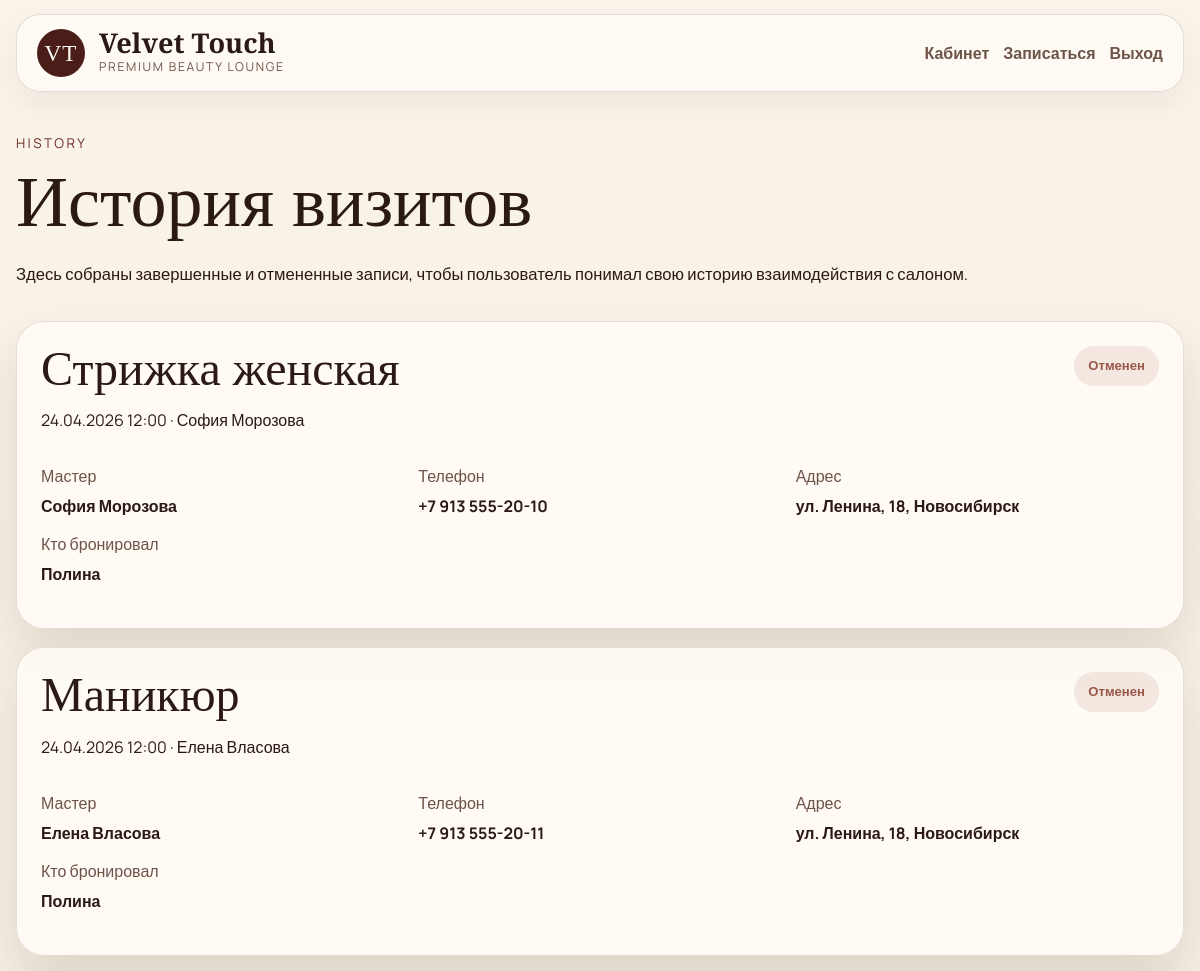
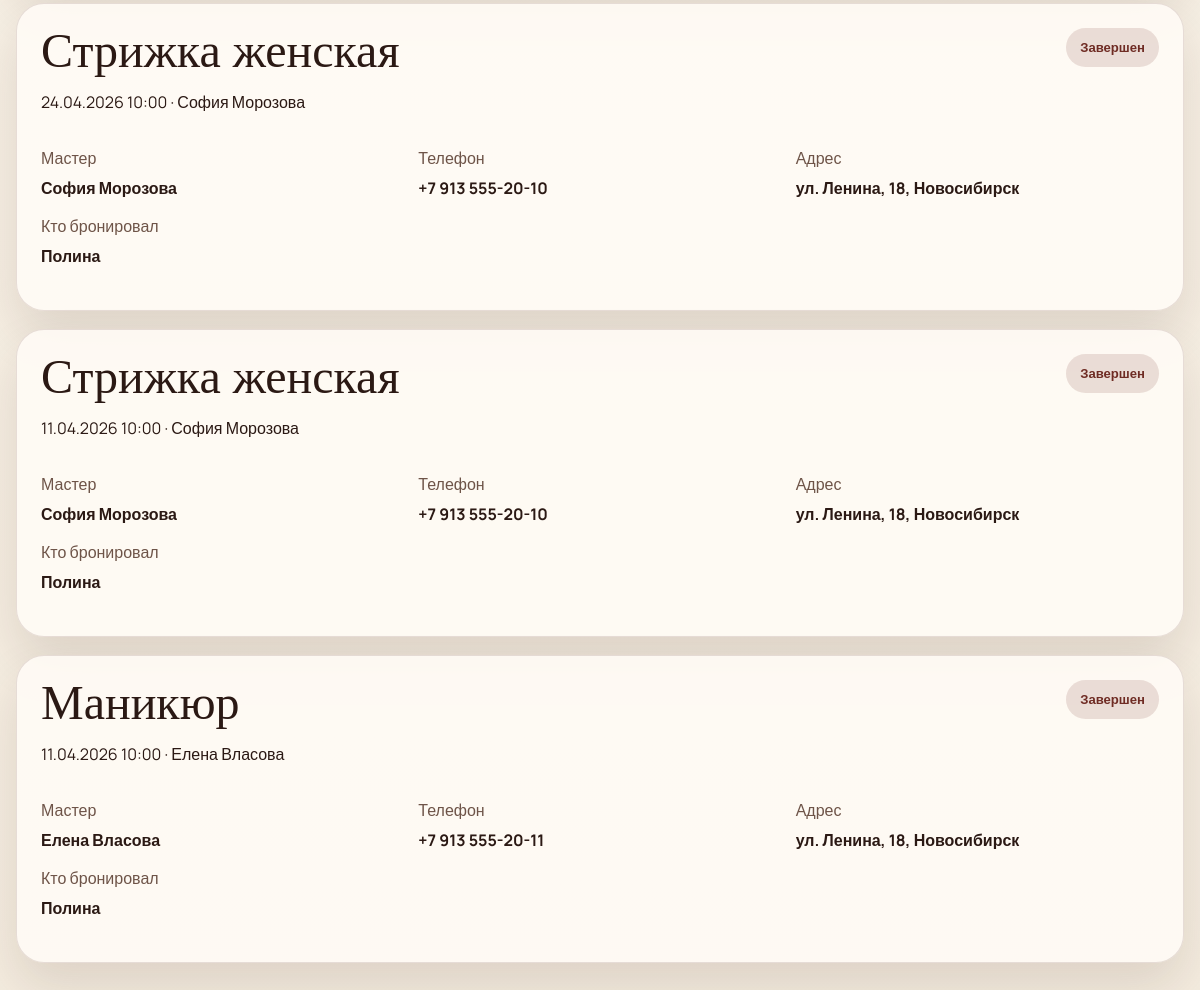
The app's page /history (signed in) with its own data (2 pictures, top to bottom).
### models.py (models this page shows)
class Appointment(db.Model):
    __tablename__ = "appointments"
    id = db.Column(db.Integer, primary_key=True)
    client_id = db.Column(db.Integer, db.ForeignKey("users.id"))
    service_id = db.Column(db.Integer, db.ForeignKey("services.id"))
    master_id = db.Column(db.Integer, db.ForeignKey("masters.id"))
    start_time = db.Column(db.DateTime, nullable=False)
    status = db.Column(db.String(20), default="active")
    booked_by_name = db.Column(db.String(120))
    booked_by_phone = db.Column(db.String(30))
    notes = db.Column(db.Text)
    service = db.relationship("Service")

class Service(db.Model):
    __tablename__ = "services"
    id = db.Column(db.Integer, primary_key=True)
    name = db.Column(db.String(100), nullable=False)
    duration = db.Column(db.Integer, nullable=False)
    price = db.Column(db.Float, nullable=False)
    description = db.Column(db.Text)

class Master(db.Model):
    __tablename__ = "masters"
    id = db.Column(db.Integer, primary_key=True)
    name = db.Column(db.String(100), nullable=False)
    specialty = db.Column(db.String(120), nullable=False)
    phone = db.Column(db.String(20), nullable=False)
    address = db.Column(db.String(180), nullable=False)
    bio = db.Column(db.Text)
    photo_filename = db.Column(db.String(120))
    slots = db.relationship("Slot", backref="master", lazy="dynamic")
    appointments = db.relationship("Appointment", backref="master", lazy="dynamic")

### app.py (the view)
@app.route("/history")
@login_required
def history():
    if current_user.is_admin:
        return redirect(url_for("admin_dashboard"))
    items = Appointment.query.filter(
        Appointment.client_id == current_user.id,
        Appointment.status.in_(["completed", "cancelled"]),
    ).order_by(Appointment.start_time.desc()).all()
    return render_template("history.html", appointments=items)

### app.py (called while the page is built)
@login_manager.user_loader
def load_user(user_id):
    return db.session.get(User, int(user_id))

@app.context_processor
def inject_global_context():
    return {
        "now": datetime.now(),
        "salon_name": SALON_NAME,
    }

### templates/history.html (shortened to what this page needs)
{% extends "base.html" %}
{% block content %}
<section class="simple-hero shell">
    <div>
        <span class="eyebrow">History</span>
        <h1>История визитов</h1>
        <p>Здесь собраны завершенные и отмененные записи, чтобы пользователь понимал свою историю взаимодействия с салоном.</p>
    </div>
</section>
<section class="shell detail-stack">
    {% if appointments %}
        {% for appt in appointments %}
            <article class="detail-card">
                <div class="detail-card-head">
                    <div>
                        <h2>{{ appt.service.name }}</h2>
                        <p>{{ appt.start_time.strftime('%d.%m.%Y %H:%M') }} · {{ appt.master.name }}</p>
                    </div>
                    <span class="status-pill {% if appt.status == 'completed' %}done{% else %}cancel{% endif %}">
                        {{ 'Завершен' if appt.status == 'completed' else 'Отменен' }}
                    </span>
                </div>
                <div class="detail-grid">
                    <div><span>Мастер</span><strong>{{ appt.master.name }}</strong></div>
                    <div><span>Телефон</span><strong>{{ appt.master.phone }}</strong></div>
                    <div><span>Адрес</span><strong>{{ appt.master.address }}</strong></div>
                    <div><span>Кто бронировал</span><strong>{{ appt.booked_by_name }}</strong></div>
                </div>
            </article>
        {% endfor %}
    {% else %}
        <article class="clean-card">
            <p class="muted-paragraph">История пока пуста.</p>
        </article>
    {% endif %}
</section>
{% endblock %}

### static/css/style.css (style rules this page uses)
:root { --cream: #f7f0e4; --cream-soft: #f1e7d8; --white: #fffdf8; --wine: #6f2c24; --wine-dark: #4a1d19; --wine-deep: #34120f; --green-accent: #314b43; --text: #2b1914; --muted: #6e5448; --line: rgba(87, 45, 36, 0.14); --shadow: 0 24px 50px rgba(61, 22, 16, 0.12); }
* { box-sizing: border-box; }
html { scroll-behavior: smooth; }
body { margin: 0; background: linear-gradient(180deg, #f9f3e9, #f4ecdf); color: var(--text); font-family: "Manrope", sans-serif; }
.shell, .section-shell { width: min(1360px, calc(100% - 32px)); margin: 0 auto; }
.brand-link strong, .editorial-hero h1, .editorial-cream-band h2, .story-copy h2, .section-heading-block h2, .simple-hero h1, .auth-info h1, .auth-card h2, .offer-card h2, .final-check-card h2, .funnel-card h2, .confirm-card h2, .landing-service-row strong, .master-card-copy h3, .detail-card h2, .testimonial-card p { font-family: "Cormorant Garamond", serif; }
.eyebrow { display: inline-block; margin-bottom: 16px; color: rgba(255, 244, 236, 0.82); font-size: 0.84rem; letter-spacing: 0.18em; text-transform: uppercase; }
.editorial-hero h1, .simple-hero h1, .auth-info h1, .booking-funnel-hero h1 { font-size: clamp(3rem, 6vw, 5.8rem); line-height: 0.92; margin: 0 0 24px; }
.editorial-hero-copy p, .editorial-cream-band p, .story-copy p, .simple-hero p, .muted-paragraph, .detail-note, .auth-info p, .auth-footer, .auth-card p, .offer-card p, .master-card-copy p, .booking-funnel-hero p, .muted-dark { font-size: 1.04rem; line-height: 1.8; }
.editorial-cream-band h2, .story-copy h2, .section-heading-block h2, .funnel-card h2, .confirm-card h2, .final-check-card h2, .detail-card h2, .auth-card h2, .offer-card h2 { font-size: clamp(2.3rem, 4vw, 4rem); line-height: 0.96; margin: 0 0 16px; }
.editorial-cream-band h2, .section-heading-block .eyebrow, .simple-hero .eyebrow, .booking-funnel-hero .eyebrow, .muted-dark { color: var(--wine); }
.master-card, .clean-card, .detail-card, .offer-card, .auth-card, .funnel-card, .confirm-card, .final-check-card { border-radius: 28px; border: 1px solid var(--line); background: rgba(255, 251, 246, 0.9); box-shadow: var(--shadow); }
.simple-hero, .booking-funnel-hero { padding: 24px 0 16px; }
.simple-hero, .booking-funnel-hero .section-shell { display: flex; justify-content: space-between; align-items: flex-end; gap: 20px; }
.clean-grid, .admin-grid, .detail-stack { display: grid; gap: 18px; }
.clean-card, .detail-card, .offer-card, .auth-card, .funnel-card, .confirm-card, .final-check-card { padding: 24px; }
.detail-card-head { display: flex; justify-content: space-between; gap: 16px; align-items: flex-start; margin-bottom: 16px; }
.detail-grid, .confirm-grid { display: grid; grid-template-columns: repeat(3, minmax(0, 1fr)); gap: 14px; margin-bottom: 18px; }
.detail-grid span, .confirm-grid span, .summary-row span { display: block; color: var(--muted); margin-bottom: 6px; }
.detail-grid strong, .confirm-grid strong { font-size: 1rem; }
.status-pill { border-radius: 999px; padding: 10px 14px; font-size: 0.82rem; font-weight: 700; }
.status-pill.done { color: var(--wine); background: rgba(111, 44, 36, 0.14); }
.status-pill.cancel { color: #9b584a; background: rgba(155, 88, 74, 0.12); }

### records on screen
Appointment: service.name "Стрижка женская", start_time "24.04.2026 12:00", master.name "София Морозова", status "Отменен", master.phone "+7 913 555-20-10", master.address "ул. Ленина, 18, Новосибирск", booked_by_name "Полина"
Appointment: service.name "Маникюр", start_time "24.04.2026 12:00", master.name "Елена Власова", status "Отменен", master.phone "+7 913 555-20-11", master.address "ул. Ленина, 18, Новосибирск", booked_by_name "Полина"
Appointment: service.name "Стрижка женская", start_time "24.04.2026 10:00", master.name "София Морозова", status "Завершен", master.phone "+7 913 555-20-10", master.address "ул. Ленина, 18, Новосибирск", booked_by_name "Полина"
Appointment: service.name "Стрижка женская", start_time "11.04.2026 10:00", master.name "София Морозова", status "Завершен", master.phone "+7 913 555-20-10", master.address "ул. Ленина, 18, Новосибирск", booked_by_name "Полина"
Appointment: service.name "Маникюр", start_time "11.04.2026 10:00", master.name "Елена Власова", status "Завершен", master.phone "+7 913 555-20-11", master.address "ул. Ленина, 18, Новосибирск", booked_by_name "Полина"

### other values on screen
{{ salon_name }} "Velvet Touch"
